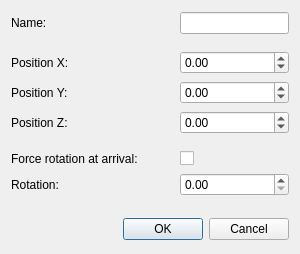
<?xml version="1.0" encoding="UTF-8"?>
<ui version="4.0">
 <class>DialogNewSpawning</class>
 <widget class="QDialog" name="DialogNewSpawning">
  <property name="geometry">
   <rect>
    <x>0</x>
    <y>0</y>
    <width>300</width>
    <height>254</height>
   </rect>
  </property>
  <property name="windowTitle">
   <string>New spawning</string>
  </property>
  <property name="modal">
   <bool>true</bool>
  </property>
  <layout class="QGridLayout" name="gridLayout">
   <item row="0" column="0">
    <widget class="QLabel" name="label_name_t">
     <property name="text">
      <string>Name:</string>
     </property>
    </widget>
   </item>
   <item row="0" column="2">
    <widget class="QLineEdit" name="lineEdit_name"/>
   </item>
   <item row="2" column="0">
    <widget class="QLabel" name="label_name_t_posx">
     <property name="text">
      <string>Position X:</string>
     </property>
    </widget>
   </item>
   <item row="2" column="2">
    <widget class="QDoubleSpinBox" name="doubleSpinBox_posx">
     <property name="minimum">
      <double>-100000.000000000000000</double>
     </property>
     <property name="maximum">
      <double>100000.000000000000000</double>
     </property>
    </widget>
   </item>
   <item row="3" column="0">
    <widget class="QLabel" name="label_name_t_posy">
     <property name="text">
      <string>Position Y:</string>
     </property>
    </widget>
   </item>
   <item row="3" column="2">
    <widget class="QDoubleSpinBox" name="doubleSpinBox_posy">
     <property name="minimum">
      <double>-100000.000000000000000</double>
     </property>
     <property name="maximum">
      <double>100000.000000000000000</double>
     </property>
    </widget>
   </item>
   <item row="4" column="0">
    <widget class="QLabel" name="label_name_t_posz">
     <property name="text">
      <string>Position Z:</string>
     </property>
    </widget>
   </item>
   <item row="4" column="2">
    <widget class="QDoubleSpinBox" name="doubleSpinBox_posz">
     <property name="minimum">
      <double>-100000.000000000000000</double>
     </property>
     <property name="maximum">
      <double>100000.000000000000000</double>
     </property>
    </widget>
   </item>
   <item row="7" column="0">
    <widget class="QLabel" name="label_forcerot">
     <property name="text">
      <string>Force rotation at arrival:</string>
     </property>
    </widget>
   </item>
   <item row="7" column="2">
    <widget class="QCheckBox" name="checkBox_forcerotation">
     <property name="text">
      <string/>
     </property>
    </widget>
   </item>
   <item row="8" column="0">
    <widget class="QLabel" name="label_name_t_rotation">
     <property name="text">
      <string>Rotation:</string>
     </property>
    </widget>
   </item>
   <item row="8" column="2">
    <widget class="QDoubleSpinBox" name="doubleSpinBox_rotation">
     <property name="maximum">
      <double>359.990000000000009</double>
     </property>
    </widget>
   </item>
   <item row="11" column="0" colspan="3">
    <widget class="QDialogButtonBox" name="buttonBox">
     <property name="orientation">
      <enum>Qt::Horizontal</enum>
     </property>
     <property name="standardButtons">
      <set>QDialogButtonBox::Cancel|QDialogButtonBox::Ok</set>
     </property>
    </widget>
   </item>
   <item row="2" column="1">
    <spacer name="horizontalSpacer">
     <property name="orientation">
      <enum>Qt::Horizontal</enum>
     </property>
     <property name="sizeType">
      <enum>QSizePolicy::Fixed</enum>
     </property>
     <property name="sizeHint" stdset="0">
      <size>
       <width>30</width>
       <height>20</height>
      </size>
     </property>
    </spacer>
   </item>
   <item row="1" column="2">
    <spacer name="verticalSpacer">
     <property name="orientation">
      <enum>Qt::Vertical</enum>
     </property>
     <property name="sizeType">
      <enum>QSizePolicy::Fixed</enum>
     </property>
     <property name="sizeHint" stdset="0">
      <size>
       <width>20</width>
       <height>10</height>
      </size>
     </property>
    </spacer>
   </item>
   <item row="5" column="2">
    <spacer name="verticalSpacer_2">
     <property name="orientation">
      <enum>Qt::Vertical</enum>
     </property>
     <property name="sizeType">
      <enum>QSizePolicy::Fixed</enum>
     </property>
     <property name="sizeHint" stdset="0">
      <size>
       <width>20</width>
       <height>10</height>
      </size>
     </property>
    </spacer>
   </item>
   <item row="9" column="2">
    <spacer name="verticalSpacer_3">
     <property name="orientation">
      <enum>Qt::Vertical</enum>
     </property>
     <property name="sizeType">
      <enum>QSizePolicy::Fixed</enum>
     </property>
     <property name="sizeHint" stdset="0">
      <size>
       <width>20</width>
       <height>15</height>
      </size>
     </property>
    </spacer>
   </item>
  </layout>
 </widget>
 <resources/>
 <connections>
  <connection>
   <sender>buttonBox</sender>
   <signal>accepted()</signal>
   <receiver>DialogNewSpawning</receiver>
   <slot>accept()</slot>
   <hints>
    <hint type="sourcelabel">
     <x>248</x>
     <y>254</y>
    </hint>
    <hint type="destinationlabel">
     <x>157</x>
     <y>274</y>
    </hint>
   </hints>
  </connection>
  <connection>
   <sender>buttonBox</sender>
   <signal>rejected()</signal>
   <receiver>DialogNewSpawning</receiver>
   <slot>reject()</slot>
   <hints>
    <hint type="sourcelabel">
     <x>316</x>
     <y>260</y>
    </hint>
    <hint type="destinationlabel">
     <x>286</x>
     <y>274</y>
    </hint>
   </hints>
  </connection>
 </connections>
</ui>
